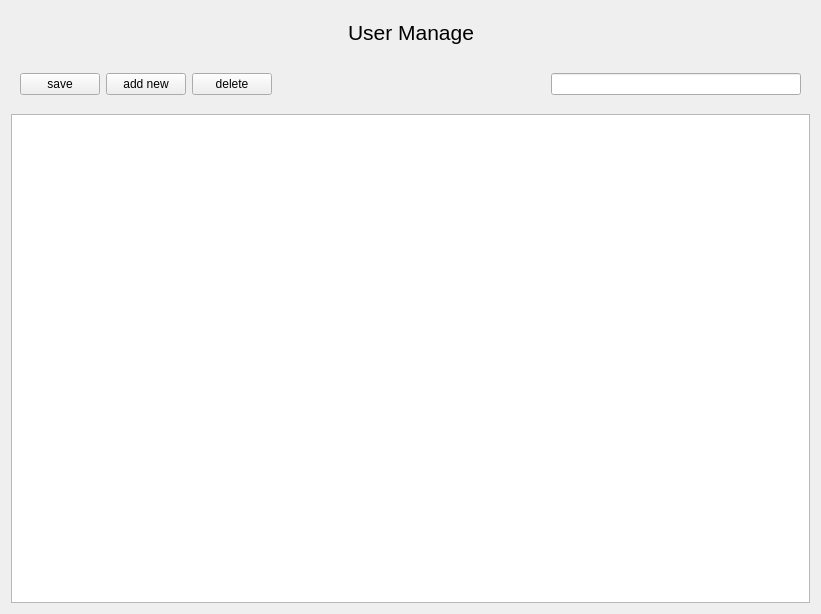
<?xml version="1.0" encoding="UTF-8"?>
<ui version="4.0">
 <class>UserManage</class>
 <widget class="QWidget" name="UserManage">
  <property name="geometry">
   <rect>
    <x>0</x>
    <y>0</y>
    <width>821</width>
    <height>614</height>
   </rect>
  </property>
  <property name="windowTitle">
   <string>UserManage</string>
  </property>
  <layout class="QVBoxLayout" name="verticalLayout">
   <item>
    <widget class="QWidget" name="titalwidget" native="true">
     <property name="styleSheet">
      <string notr="true">color: rgb(255, 255, 255);</string>
     </property>
     <layout class="QGridLayout" name="gridLayout">
      <item row="0" column="0">
       <spacer name="horizontalSpacer">
        <property name="orientation">
         <enum>Qt::Orientation::Horizontal</enum>
        </property>
        <property name="sizeHint" stdset="0">
         <size>
          <width>274</width>
          <height>20</height>
         </size>
        </property>
       </spacer>
      </item>
      <item row="0" column="4">
       <spacer name="horizontalSpacer_2">
        <property name="orientation">
         <enum>Qt::Orientation::Horizontal</enum>
        </property>
        <property name="sizeHint" stdset="0">
         <size>
          <width>273</width>
          <height>20</height>
         </size>
        </property>
       </spacer>
      </item>
      <item row="0" column="2">
       <widget class="QLabel" name="tital">
        <property name="font">
         <font>
          <family>Microsoft YaHei UI</family>
          <pointsize>16</pointsize>
         </font>
        </property>
        <property name="styleSheet">
         <string notr="true">QLabel#tital{
                                        color:black;
                                        }</string>
        </property>
        <property name="text">
         <string>User Manage</string>
        </property>
        <property name="alignment">
         <set>Qt::AlignmentFlag::AlignCenter</set>
        </property>
       </widget>
      </item>
     </layout>
    </widget>
   </item>
   <item>
    <widget class="QWidget" name="functionWidget" native="true">
     <layout class="QHBoxLayout" name="horizontalLayout">
      <item>
       <widget class="QPushButton" name="saveButton">
        <property name="text">
         <string>save</string>
        </property>
       </widget>
      </item>
      <item>
       <widget class="QPushButton" name="addButton">
        <property name="text">
         <string>add new</string>
        </property>
       </widget>
      </item>
      <item>
       <widget class="QPushButton" name="deleteButton">
        <property name="text">
         <string>delete</string>
        </property>
       </widget>
      </item>
      <item>
       <spacer name="horizontalSpacer_3">
        <property name="orientation">
         <enum>Qt::Orientation::Horizontal</enum>
        </property>
        <property name="sizeHint" stdset="0">
         <size>
          <width>240</width>
          <height>20</height>
         </size>
        </property>
       </spacer>
      </item>
      <item>
       <widget class="QLabel" name="iconSearch">
        <property name="minimumSize">
         <size>
          <width>30</width>
          <height>30</height>
         </size>
        </property>
        <property name="maximumSize">
         <size>
          <width>30</width>
          <height>30</height>
         </size>
        </property>
        <property name="styleSheet">
         <string notr="true">QLabel#iconSearch{
                                        border-image:url(:/image/image/search.svg);

                                        }
                                    </string>
        </property>
        <property name="text">
         <string/>
        </property>
       </widget>
      </item>
      <item>
       <widget class="QLineEdit" name="searchLine">
        <property name="minimumSize">
         <size>
          <width>250</width>
          <height>0</height>
         </size>
        </property>
        <property name="maximumSize">
         <size>
          <width>250</width>
          <height>16777215</height>
         </size>
        </property>
       </widget>
      </item>
     </layout>
    </widget>
   </item>
   <item>
    <widget class="QTableView" name="userTable"/>
   </item>
  </layout>
 </widget>
 <resources>
  <include location="../../../resource/res.qrc"/>
 </resources>
 <connections/>
</ui>
